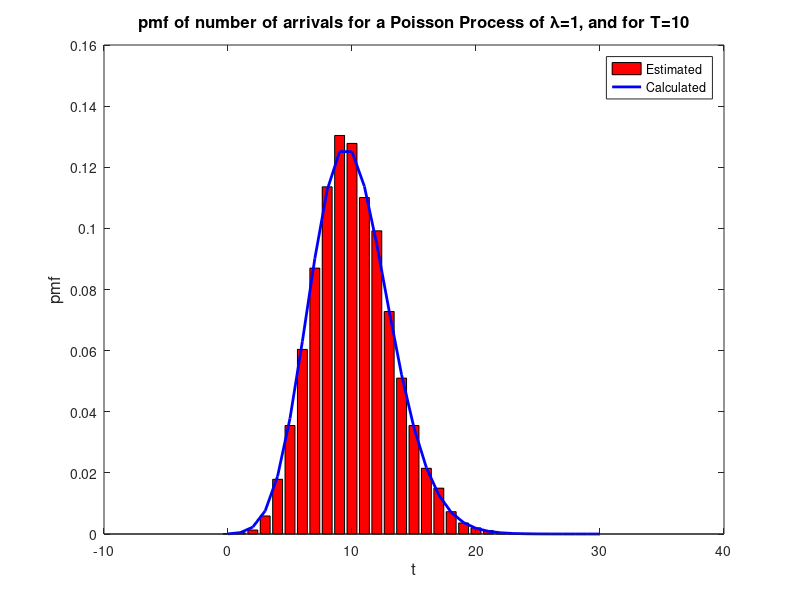
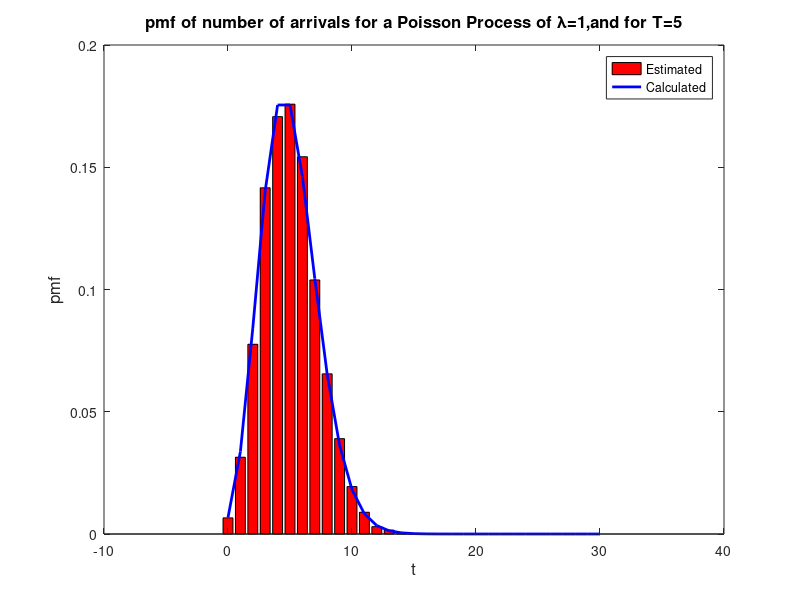
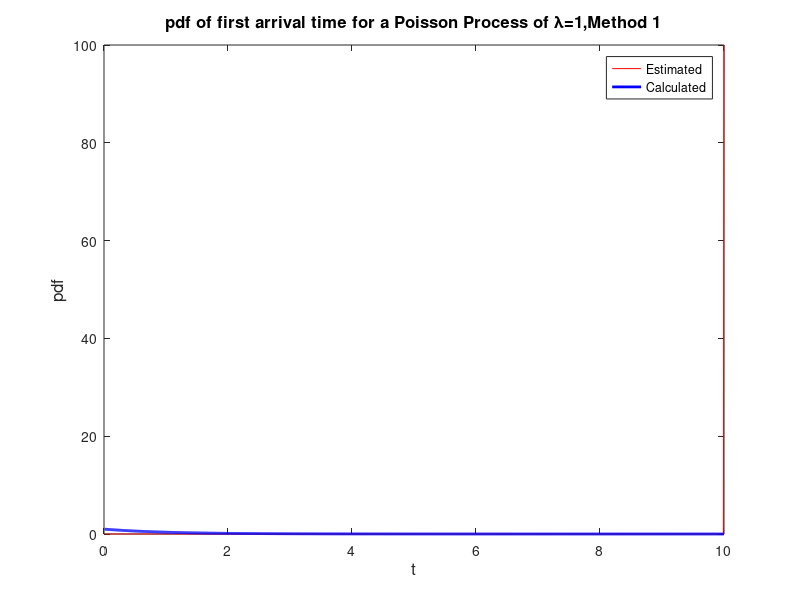
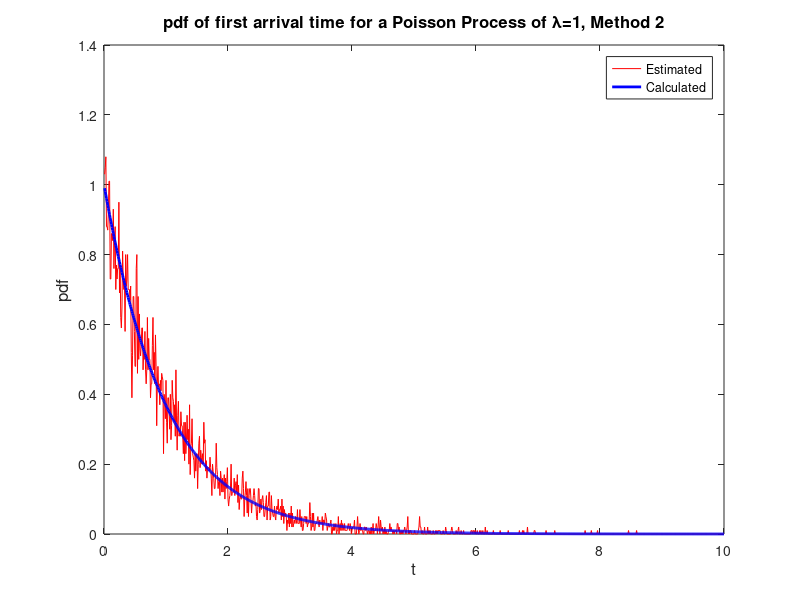

Write MATLAB code to recreate these figures, in order.
function hw7()
    A()
    C()
end
function A()
clc; clear all; close all
 T=10;      
 lambda= 1; 
 nr_experiments=10^4;
 n=1000;
 h=T/n;
 p = lambda*h;
 
 arrival = binornd(1,p,n,nr_experiments);
 x=0:30;
 pdf_approx = hist(sum(arrival),x)/nr_experiments;
 bar(x,pdf_approx,'r')
 hold on
 plot(x,poisspdf(x,lambda*T),'b','Linewidth', 2)
 xlabel('t','Fontsize',12)
 ylabel('pmf','Fontsize',12)
 title('pmf of number of arrivals for a Poisson Process of \lambda=1, and for T=10',...
    'Fontsize',12)
 legend('Estimated','Calculated','Location','Best')
 figure
 pdf_approx = hist(sum(arrival(1:n/2,:)),x)/nr_experiments;
 bar(x,pdf_approx,'r')
 hold on
 plot(x,poisspdf(x,lambda*T/2),'b','Linewidth', 2)
 xlabel('t','Fontsize',12)
 ylabel('pmf','Fontsize',12)
 title('pmf of number of arrivals for a Poisson Process of \lambda=1,and for T=5',...
     'Fontsize',12)
 legend('Estimated','Calculated','Location','Best')
end

function C()
clc; clear all; close all
 T=10;      
 lambda= 1; 
 nr_experiments=10^4;
 n=1000;
 h=T/n;
 p = lambda*h;
 
 arrival = binornd(1,p,n,nr_experiments);
 
 first_arrival_times=n*ones(1,nr_experiments);
 nr_arrived=cumsum(arrival);
 for i=1:nr_experiments
     temp=find(nr_arrived(:,i),1);
     if isempty(temp)
         first_arrival_times(1,i)=temp;
     end
 end
 hist_firs_arrival_times=hist(first_arrival_times,1:n);
 
 time=0;
 experiment=1;
 time_histogram = zeros(n,1);
 while (experiment <= nr_experiments) && (time < n)
     time = time+1;
     if arrival(time, experiment)
         time_histogram(time)=time_histogram(time)+1;
         experiment = experiment+1;
         time=0;
     end
 end
 
 figure
 plot((1:n)*h,hist_firs_arrival_times/nr_experiments/h,'r')
 hold on
 
 plot((1:n)*h,exppdf((1:n)*h,lambda),'b','Linewidth', 2)
 xlabel('t','Fontsize',12)
 ylabel('pdf','Fontsize',12)
 title('pdf of first arrival time for a Poisson Process of \lambda=1,Method 1','Fontsize',12)
 legend('Estimated','Calculated','Location','Best')
 figure
 plot((1:n)*h,time_histogram/nr_experiments/h,'r')
 hold on
 plot((1:n)*h,exppdf((1:n)*h,lambda),'b','Linewidth', 2)
 xlabel('t','Fontsize',12)
 ylabel('pdf','Fontsize',12)
 title('pdf of first arrival time for a Poisson Process of \lambda=1, Method 2','Fontsize',12)
 legend('Estimated','Calculated','Location','Best')
 
 figure
 plot((1:n)*h,cumsum(time_histogram/nr_experiments),'r')
 hold on
 plot((1:n)*h,expcdf((1:n)*h,lambda),'b','Linewidth', 1)
 xlabel('t','Fontsize',12)
 ylabel('cdf','Fontsize',12)
 title('cdf of first arrival time for a Poisson Process of \lambda=1','Fontsize',12)
 legend('Estimated','Calculated','Location','Best')


end

